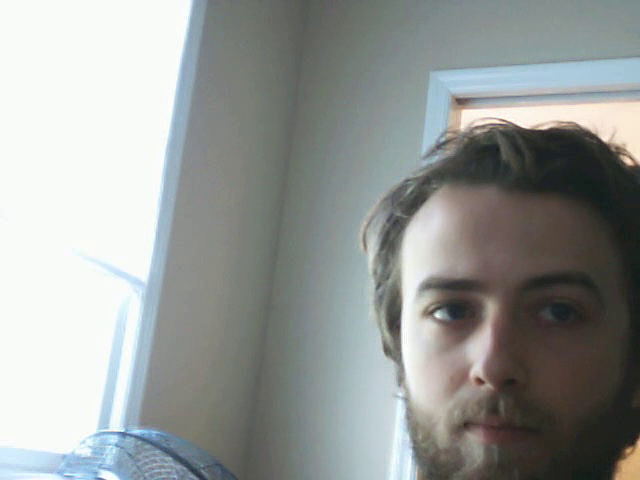
#> input picture frame 33 of Documents/Personal_Projects/Python/motion-camera/Wednesday 11 August 2021 12:16:31PM.avi, 640 x 480 px, given in place of the camera
$ python main.py
#> lines starting #> are read from the running program, lines starting #| are printed output that depends on the picture; after the words box and inside, x2 and y2 are one past the last pixel; in counts of white or black regions, pixels touching at a corner belong together
### Documents/Personal_Projects/Python/motion-camera/monitor_class.py
import datetime
from time import sleep
import cv2
import sys
import logging

class monitor:
    movement_threshold = 0
    movement_sensitivity = 10
    max_movement = 300
    fps_cap = 10
    contour_sensitivity = 10
    motion = False
    recording = False

    def __init__(self, val):
        self.val = val

    def monitor_camera(self):
        print('Monitor starting at: ' + datetime.datetime.now().strftime
            ("%A %d %B %Y %I:%M:%S%p"))
        fourcc = cv2.VideoWriter_fourcc('X','V','I','D')
        out = cv2.VideoWriter(datetime.datetime.now().strftime
            ("%A %d %B %Y %I:%M:%S%p") + '.avi', fourcc, self.fps_cap, (640, 480))
        cap = cv2.VideoCapture(0)


        # Frame 1
        ret, frame1 = cap.read()
#> frame1 is the input picture: shape (480, 640, 3); mean B, G, R 151.4, 153.6, 149.9
        ret, frame2 = cap.read()
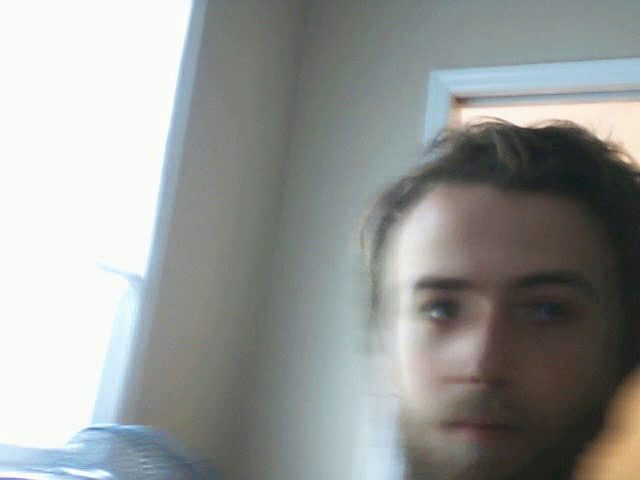
#> input picture frame 34 of Documents/Personal_Projects/Python/motion-camera/Wednesday 11 August 2021 12:16:31PM.avi, 640 x 480 px, given in place of the camera
#> frame2 is the input picture: shape (480, 640, 3); mean B, G, R 150.3, 152.7, 149.6
        #sleep(2)
        while cap.isOpened():

            if(self.motion==True and self.recording==False):
                print('Recording started at: ' + datetime.datetime.now().strftime
                ("%A %d %B %Y %I:%M:%S%p"))
                self.recording = True

            if self.movement_threshold >= self.movement_sensitivity and self.recording==True:
                out.write(frame1)
            # Difference between two frames
            diff = cv2.absdiff(frame1, frame2)
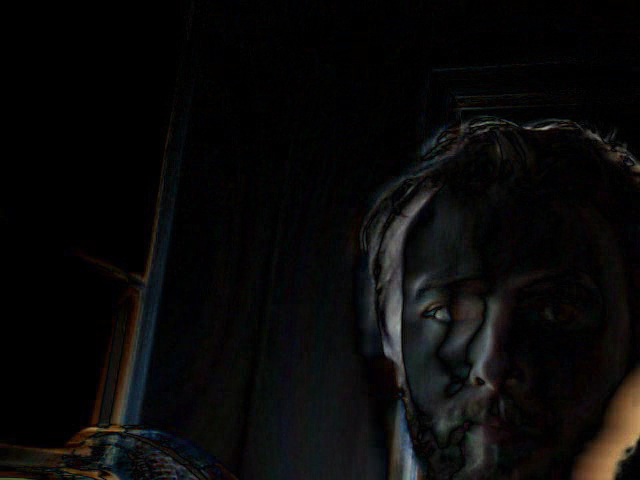
#> diff: shape (480, 640, 3); mean B, G, R 9.1, 9.3, 9.8

            # Convert to grayscale image
            gray = cv2.cvtColor(diff, cv2.COLOR_BGR2GRAY)

            # Blur with gausian blur
            blur = cv2.GaussianBlur(gray, (5, 5), 0)

            # Finds threshold. https://docs.opencv.org/4.5.2/threshold.jpg
            _, thresh = cv2.threshold(blur, self.contour_sensitivity, 255, cv2.THRESH_BINARY)
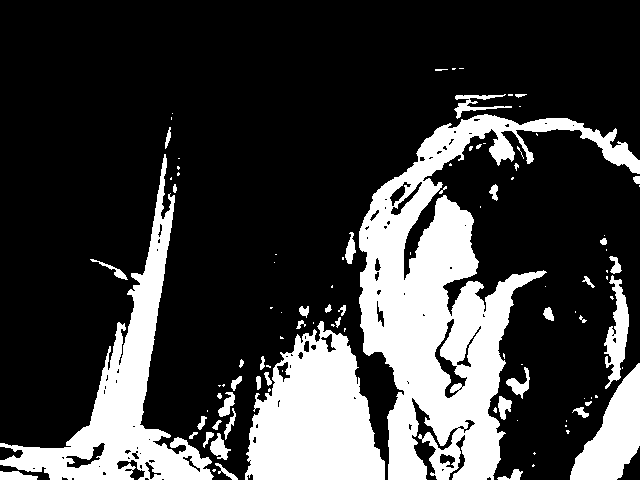
#> thresh: shape (480, 640); 24.3% white; 103 white regions (57 under 20 px), largest, box (x1, y1, x2, y2) and area: (359, 114, 640, 480) 35365, (245, 321, 385, 480) 14711, (0, 154, 214, 480) 14645

            # Dilate image to fill in holes
            dilated = cv2.dilate(thresh, None, iterations=3)
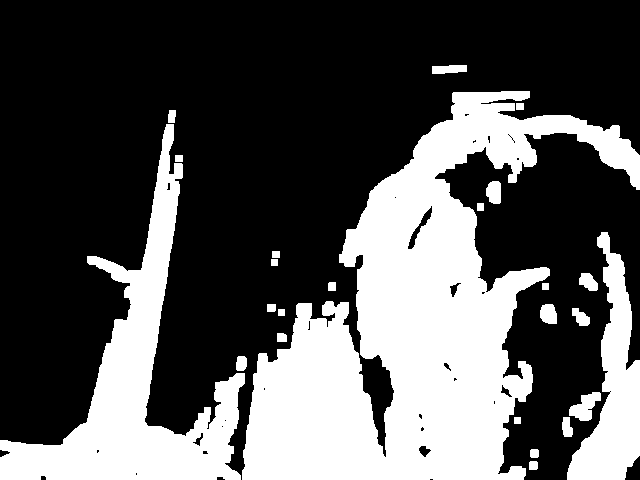
#> dilated: shape (480, 640); 33.3% white; 25 white regions

            # Find the contour
            contours, _ = cv2.findContours(
                dilated, cv2.RETR_TREE, cv2.CHAIN_APPROX_SIMPLE)
#> contours = 57 contours, 25 with area under 20; largest, box (x1, y1, x2, y2) and area: (242, 91, 640, 480) 66710, (0, 124, 245, 480) 22873, (567, 232, 640, 480) 7792, (569, 392, 601, 421) 468, (407, 205, 433, 250) 272

            cv2.putText(frame1, datetime.datetime.now().strftime("%A %d %B %Y %I:%M:%S%p" +
            "     Movement threshold: " + str(self.movement_threshold)),
            (10, frame1.shape[0] - 10), cv2.FONT_HERSHEY_SIMPLEX, 0.35, (0, 0, 255), 1)
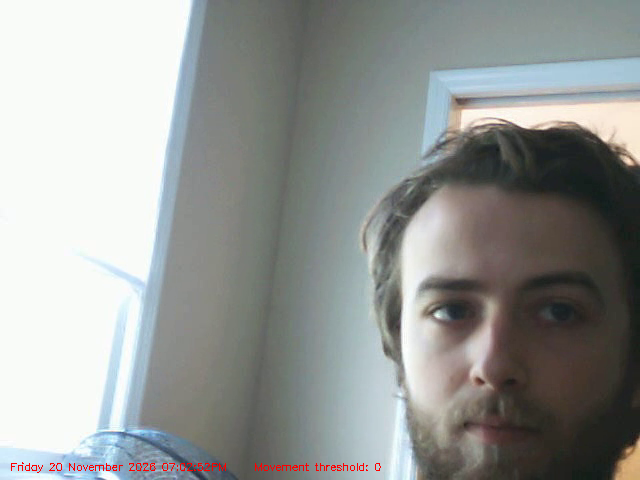
#> frame1: shape (480, 640, 3); 0.26% of pixels changed, all inside (x1, y1, x2, y2) = (11, 462, 381, 473)

            for contour in contours:

                # Save all coordinates of found contours and apply rect around contour
                (x, y, w, h) = cv2.boundingRect(contour)

                # Find area of contour. If area is less than certain value, ignore it
                if cv2.contourArea(contour) < 3000:
                    continue

                if self.movement_threshold > self.movement_sensitivity:
                    self.motion = True

                self.movement_threshold+=10
                time = datetime.datetime.now()

                # draw rectangle on image
                cv2.rectangle(frame1, (x, y), (x+w, y+h), (0, 255, 0), 2)
                #cv2.putText(frame1, "Status: {}".format('Movement'), (10,20), cv2.FONT_HERSHEY_SIMPLEX,1, (0,0,255), 2)
                cv2.putText(frame1, "Motion detected", (10, 20),
                            cv2.FONT_HERSHEY_SIMPLEX, 0.5, (0, 0, 255), 2)
#> this loop made 57 passes
#> (x, y, w, h, self.motion, self.movement_threshold) on pass 32: (242, 91, 398, 389, True, 30)
#> (x, y, w, h) on passes 1, 2, 3, 5, 6, 7: (529, 461, 9, 9), (530, 449, 9, 9), (562, 417, 11, 20), (569, 392, 32, 29), (236, 356, 11, 15), (277, 333, 10, 9)
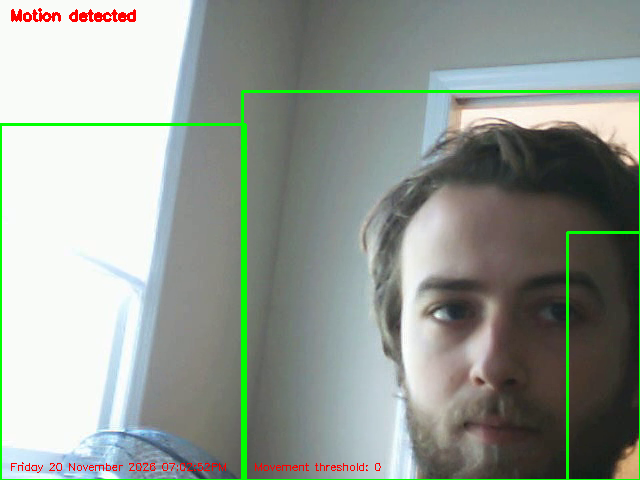
#> frame1: shape (480, 640, 3); 2.51% of pixels changed, all inside (x1, y1, x2, y2) = (0, 8, 640, 480)
#> after the loop, self.movement_threshold = 30

            if self.movement_threshold <= 0 and self.recording == True :
                self.recording = False
                self.motion = False
                out.release()
                print('Recording stopped at: ' + datetime.datetime.now().strftime
                ("%A %d %B %Y %I:%M:%S%p"))

            elif self.movement_threshold > self.max_movement:
                self.movement_threshold = self.max_movement

            elif self.movement_threshold > 0 :
                self.movement_threshold -= 1
#> self.movement_threshold = 29

            elif self.movement_threshold < self.movement_sensitivity:
                self.motion = False


            # Show frame 1
            cv2.imshow("Security feed", frame1)
            frame1 = frame2

            # Inside frame 2, read a new value
            ret, frame2 = cap.read()
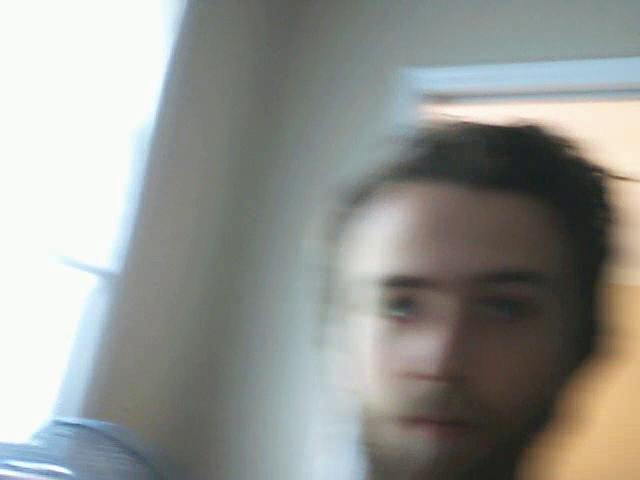
#> input picture frame 35 of Documents/Personal_Projects/Python/motion-camera/Wednesday 11 August 2021 12:16:31PM.avi, 640 x 480 px, given in place of the camera
#> frame2 is the input picture: shape (480, 640, 3); mean B, G, R 145.2, 149.5, 147.9

            if cv2.waitKey(40) & 0xFF == ord('q'):
#> (key q is pressed here)
                self.recording = False
                out.release()
                cv2.destroyAllWindows()
                cap.release()
#> (the run stopped early here; a loop or call above may not have finished)

$ run again, starting later in the video
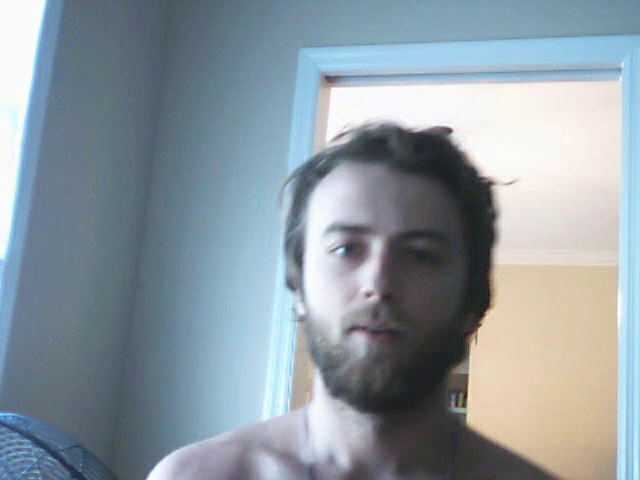
#> input picture frame 150 of Documents/Personal_Projects/Python/motion-camera/Wednesday 11 August 2021 12:16:31PM.avi, 640 x 480 px, given in place of the camera
#> in monitor_camera, frame1 is the input picture: shape (480, 640, 3); mean B, G, R 161.1, 153.5, 141.3
#> thresh: shape (480, 640); 10.2% white; 51 white regions (27 under 20 px), largest, box (x1, y1, x2, y2) and area: (277, 111, 578, 480) 28040, (409, 233, 442, 253) 362, (390, 196, 408, 226) 316
#> dilated: shape (480, 640); 16.9% white; 11 white regions
#> contours = 30 contours, 11 with area under 20; largest, box (x1, y1, x2, y2) and area: (274, 108, 581, 480) 51242, (312, 179, 354, 322) 2016, (370, 172, 398, 227) 775, (245, 449, 270, 480) 591, (142, 448, 178, 480) 493
#> the loop in monitor_camera, `for contour in contours:` made 30 passes
#> (x, y, w, h) on passes 3, 4, 5, 6, 7, 8, 12, 13: (365, 458, 39, 22), (270, 453, 14, 24), (245, 449, 25, 31), (142, 448, 36, 32), (268, 434, 12, 17), (259, 416, 12, 9), (329, 367, 6, 12), (345, 360, 35, 18)
#> after the loop in monitor_camera, `for contour in contours:`:
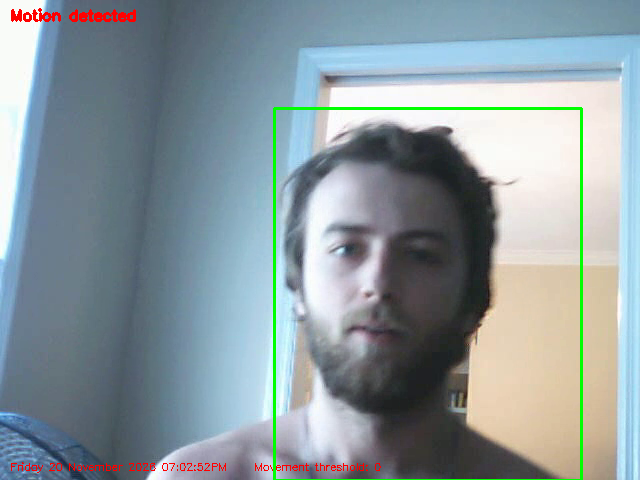
#> frame1: shape (480, 640, 3); mean B, G, R 157.9, 153.3, 139.7
#> after the loop in monitor_camera, `for contour in contours:`: self.movement_threshold = 10
#> in monitor_camera, `self.movement_threshold -= 1`: self.movement_threshold = 9
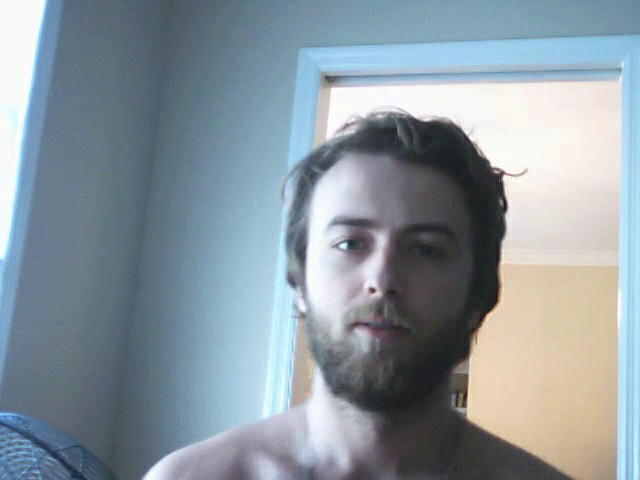
#> input picture frame 152 of Documents/Personal_Projects/Python/motion-camera/Wednesday 11 August 2021 12:16:31PM.avi, 640 x 480 px, given in place of the camera
#> in monitor_camera, frame2 is the input picture: shape (480, 640, 3); mean B, G, R 159.2, 151.4, 138.9

$ run again, starting later in the video
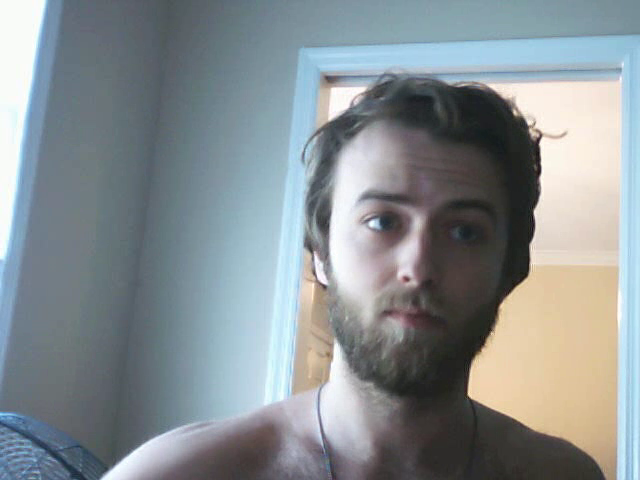
#> input picture frame 267 of Documents/Personal_Projects/Python/motion-camera/Wednesday 11 August 2021 12:16:31PM.avi, 640 x 480 px, given in place of the camera
#> in monitor_camera, frame1 is the input picture: shape (480, 640, 3); mean B, G, R 146.5, 143.4, 135.8
#> thresh: shape (480, 640); 3.7% white; 114 white regions (71 under 20 px), largest, box (x1, y1, x2, y2) and area: (475, 81, 569, 309) 2350, (377, 287, 431, 364) 1388, (387, 211, 433, 293) 1216
#> dilated: shape (480, 640); 9.7% white; 23 white regions
#> contours = 37 contours, 6 with area under 20; largest, box (x1, y1, x2, y2) and area: (297, 183, 446, 403) 13522, (407, 68, 572, 370) 7438, (308, 68, 395, 154) 2858, (466, 394, 609, 480) 1722, (312, 384, 326, 423) 394
#> the loop in monitor_camera, `for contour in contours:` made 37 passes
#> (x, y, w, h) on passes 1, 2, 3, 4, 6, 7, 11, 12: (325, 460, 11, 20), (319, 439, 9, 14), (142, 431, 24, 15), (193, 425, 9, 8), (466, 394, 143, 86), (312, 384, 14, 39), (451, 222, 13, 18), (476, 205, 15, 10)
#> after the loop in monitor_camera, `for contour in contours:`:
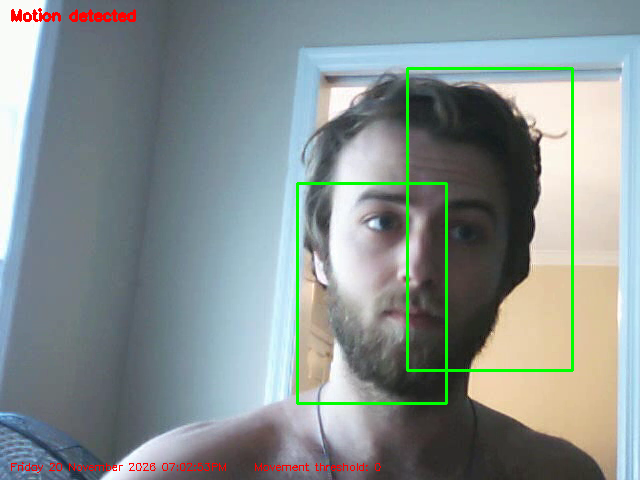
#> frame1: shape (480, 640, 3); mean B, G, R 143.3, 144.3, 134
#> after the loop in monitor_camera, `for contour in contours:`: self.movement_threshold = 20
#> in monitor_camera, `self.movement_threshold -= 1`: self.movement_threshold = 19
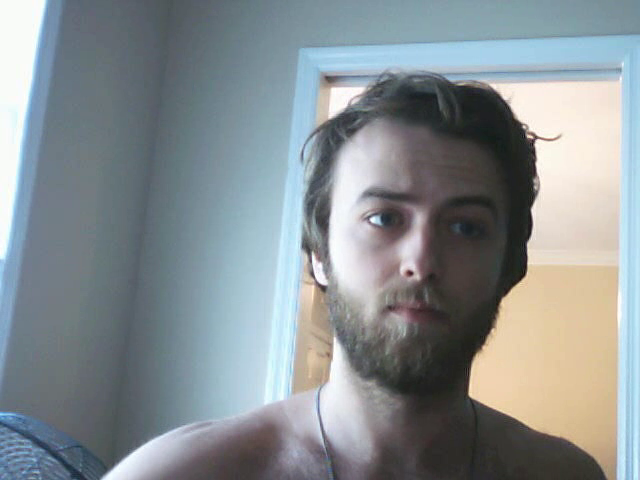
#> input picture frame 269 of Documents/Personal_Projects/Python/motion-camera/Wednesday 11 August 2021 12:16:31PM.avi, 640 x 480 px, given in place of the camera
#> in monitor_camera, frame2 is the input picture: shape (480, 640, 3); mean B, G, R 146.7, 143.6, 136.1
